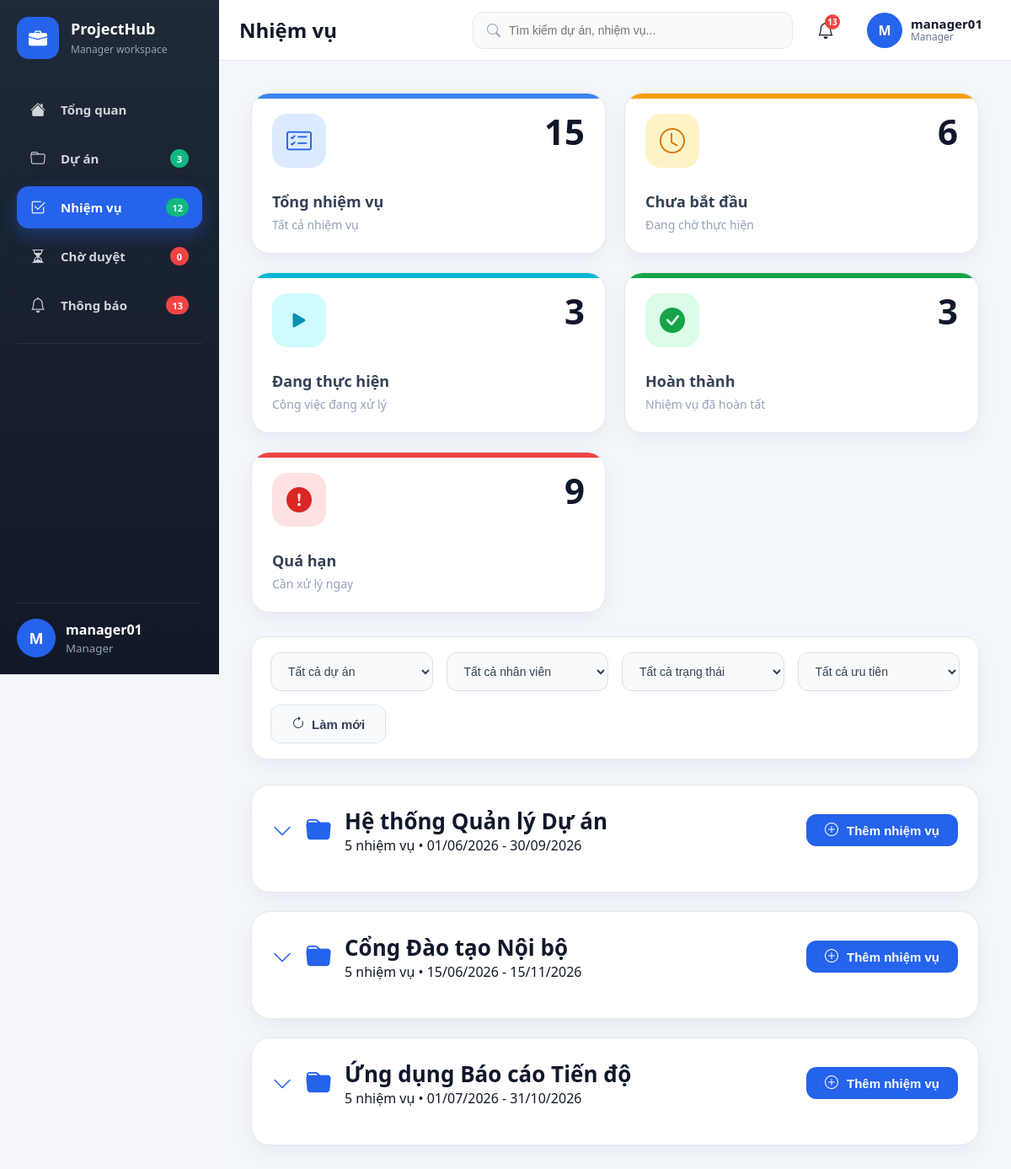
/index.php?page=tasks (signed in), run on the app's committed database.
### tables this page shows
CREATE TABLE `users` (
  `user_id` int(11) NOT NULL,
  `username` varchar(50) NOT NULL,
  `email` varchar(120) NOT NULL,
  `phone` varchar(20) DEFAULT NULL,
  `address` varchar(255) DEFAULT NULL,
  `password` varchar(255) NOT NULL,
  `role_id` int(11) NOT NULL,
  `status` varchar(20) NOT NULL DEFAULT 'active',
  `refresh_token` varchar(255) DEFAULT NULL,
  `token_expired_at` datetime DEFAULT NULL,
  `created_at` timestamp NOT NULL DEFAULT current_timestamp(),
  `updated_at` timestamp NOT NULL DEFAULT current_timestamp() ON UPDATE current_timestamp(),
  `is_deleted` tinyint(1) NOT NULL DEFAULT 0
);

CREATE TABLE `projects` (
  `project_id` int(11) NOT NULL,
  `project_code` varchar(30) NOT NULL,
  `name` varchar(255) NOT NULL,
  `description` text DEFAULT NULL,
  `start_date` date DEFAULT NULL,
  `end_date` date DEFAULT NULL,
  `created_by` int(11) NOT NULL,
  `created_at` timestamp NOT NULL DEFAULT current_timestamp(),
  `updated_at` timestamp NOT NULL DEFAULT current_timestamp() ON UPDATE current_timestamp(),
  `is_deleted` tinyint(1) NOT NULL DEFAULT 0,
  `status` varchar(50) DEFAULT 'Planning',
  `priority` varchar(50) DEFAULT 'Medium',
  `progress` int(11) NOT NULL DEFAULT 0,
  `manager_id` int(11) DEFAULT NULL
);

### views/manager/tasks.php (the view, shortened to what this page needs)
<?php
require_once __DIR__ . '/_layout.php';
$db = new Database();
$pdo = $db->connect();
$managerId = (int)($_SESSION['user_id'] ?? 0);
$manager = manager_fetch_current($pdo, $managerId);
$owned = manager_owned_project_condition('p', 'mid');
$sidebarCounts = manager_sidebar_counts($pdo, $managerId);
$sidebarProjectCount = $sidebarCounts['projects'];
$sidebarTaskCount = $sidebarCounts['tasks'];
$sidebarNotifCount = $sidebarCounts['notifications'];
$sidebarPendingApprovalCount = $sidebarCounts['pending_approvals'];
$projectsStmt = $pdo->prepare("SELECT p.* FROM projects p WHERE p.is_deleted=0 AND $owned ORDER BY p.created_at DESC");
$projectsStmt->execute(manager_owned_project_params($managerId));
$projects = $projectsStmt->fetchAll(PDO::FETCH_ASSOC);
$stmt = $pdo->prepare("SELECT t.*,p.name project_name,p.start_date,p.end_date,COALESCE(u.username,'-') assignee_name FROM tasks t JOIN projects p ON p.project_id=t.project_id LEFT JOIN users u ON u.user_id=t.assignee_id WHERE t.is_deleted=0 AND p.is_deleted=0 AND $owned ORDER BY p.project_id,t.due_date ASC,t.task_id DESC");
$stmt->execute(manager_owned_project_params($managerId));
$tasks = $stmt->fetchAll(PDO::FETCH_ASSOC);
$tasksByProject = [];
foreach ($tasks as $t) {
    $tasksByProject[$t['project_id']][] = $t;
}
$total = count($tasks);
$pending = count(array_filter($tasks, fn($t) => $t['status'] === 'Pending'));
$doing = count(array_filter($tasks, fn($t) => $t['status'] === 'In Progress'));
$completed = count(array_filter($tasks, fn($t) => $t['status'] === 'Completed'));
$overdue = count(array_filter($tasks, fn($t) => !empty($t['due_date']) && $t['due_date'] < date('Y-m-d') && $t['status'] !== 'Completed'));
manager_page_head('Nhiệm vụ'); ?>
<div class="manager-shell">
    <?php manager_sidebar($manager, 'tasks', $sidebarProjectCount, $sidebarTaskCount, $sidebarNotifCount, $sidebarPendingApprovalCount); ?><main
        class="manager-main-content"><?php manager_topbar('Nhiệm vụ', $manager, $sidebarNotifCount); ?>
        <section class="manager-content-area">
            <div class="manager-stat-row task-stat-row">
                <div class="task-stat-card blue">
                    <div class="task-stat-header">
                        <div class="task-stat-icon blue">
                            <i class="bi bi-card-checklist"></i>
                        </div>
                        <div class="task-stat-number"><?= $total ?></div>
                    </div>
                    <div class="task-stat-body">
                        <div class="task-stat-title">Tổng nhiệm vụ</div>
                        <div class="task-stat-sub">Tất cả nhiệm vụ</div>
                    </div>
                </div>
                <div class="task-stat-card orange">
                    <div class="task-stat-header">
                        <div class="task-stat-icon orange">
                            <i class="bi bi-clock"></i>
                        </div>
                        <div class="task-stat-number"><?= $pending ?></div>
                    </div>
                    <div class="task-stat-body">
                        <div class="task-stat-title">Chưa bắt đầu</div>
                        <div class="task-stat-sub">Đang chờ thực hiện</div>
                    </div>
                </div>
                <div class="task-stat-card cyan">
                    <div class="task-stat-header">
                        <div class="task-stat-icon cyan">
                            <i class="bi bi-play-fill"></i>
                        </div>
                        <div class="task-stat-number"><?= $doing ?></div>
                    </div>
                    <div class="task-stat-body">
                        <div class="task-stat-title">Đang thực hiện</div>
                        <div class="task-stat-sub">Công việc đang xử lý</div>
                    </div>
                </div>
                <div class="task-stat-card green">
                    <div class="task-stat-header">
                        <div class="task-stat-icon green">
                            <i class="bi bi-check-circle-fill"></i>
                        </div>
                        <div class="task-stat-number"><?= $completed ?></div>
                    </div>
                    <div class="task-stat-body">
                        <div class="task-stat-title">Hoàn thành</div>
                        <div class="task-stat-sub">Nhiệm vụ đã hoàn tất</div>
                    </div>
                </div>
                <div class="task-stat-card red">
                    <div class="task-stat-header">
                        <div class="task-stat-icon red">
                            <i class="bi bi-exclamation-circle-fill"></i>
                        </div>
                        <div class="task-stat-number"><?= $overdue ?></div>
                    </div>
                    <div class="task-stat-body">
                        <div class="task-stat-title">Quá hạn</div>
                        <div class="task-stat-sub">Cần xử lý ngay</div>
                    </div>
                </div>
            </div>
            <div class="manager-filter-row">
                <select id="projectFilter">
                    <option value="">Tất cả dự án</option>
                </select>
                <select id="staffFilter">
                    <option value="">Tất cả nhân viên</option>
                </select>
                <select id="statusFilter">
                    <option value="">Tất cả trạng thái</option>
                </select>
                <select id="priorityFilter">
                    <option value="">Tất cả ưu tiên</option>
                </select>
                <button class="manager-btn light" onclick="resetTaskFilter()">
                    <i class="bi bi-arrow-clockwise"></i>
                    Làm mới
                </button>
            </div>
            <?php foreach ($projects as $p):
                $ptasks = $tasksByProject[$p['project_id']] ?? [];
            ?>
            <div class="task-project-block" data-project="<?= $p['project_id'] ?>">
                <div class="task-project-head">
                    <div class="task-project-title"><span class="toggle-tasks"
                            onclick="this.closest('.task-project-block').classList.toggle('open')"><i
                                class="bi bi-chevron-down"></i></span><i class="bi bi-folder-fill"
                            style="font-size:30px;color:#2563eb"></i>
                        <div>
                            <h3><?= mh($p['name']) ?></h3><span><?= count($ptasks) ?> nhiệm vụ •
                                <?= md($p['start_date']) ?> - <?= md($p['end_date']) ?></span>
                        </div>
                    </div><button class="manager-btn primary" onclick="prepareAddTask(<?= (int)$p['project_id'] ?>)"><i
                            class="bi bi-plus-circle"></i>Thêm nhiệm vụ</button>
                </div>
            </div>
            <?php endforeach; ?>
        </section>
    </main>
</div>
<?php manager_layout_script(); ?>

### views/manager/_layout.php (shortened to what this page needs)
<?php
function mh($v){ return htmlspecialchars((string)($v ?? ''), ENT_QUOTES, 'UTF-8'); }
function md($d){ return !empty($d) ? date('d/m/Y', strtotime($d)) : '--'; }
function manager_fetch_current(PDO $pdo, int $managerId): array {
    $s=$pdo->prepare("SELECT u.*, r.name AS role_name FROM users u LEFT JOIN roles r ON u.role_id=r.role_id WHERE u.user_id=? LIMIT 1");
    $s->execute([$managerId]);
    return $s->fetch(PDO::FETCH_ASSOC) ?: [];
}
function manager_owned_project_condition(string $alias = 'p', string $prefix = 'mid'): string {
    $prefix = ltrim($prefix, ':');
    return "$alias.manager_id = :{$prefix}_manager";
}
function manager_owned_project_params(int $managerId, string $prefix = 'mid'): array {
    $prefix = ltrim($prefix, ':');
    return [
        $prefix . '_manager' => $managerId,
    ];
}
function manager_notification_preferences(PDO $pdo, int $userId): array {
    $pdo->exec("CREATE TABLE IF NOT EXISTS notification_preferences (
        user_id INT PRIMARY KEY,
        email_notifications TINYINT(1) NOT NULL DEFAULT 1,
        task_notifications TINYINT(1) NOT NULL DEFAULT 1,
        comment_notifications TINYINT(1) NOT NULL DEFAULT 1,
        deadline_notifications TINYINT(1) NOT NULL DEFAULT 1,
        created_at TIMESTAMP DEFAULT CURRENT_TIMESTAMP,
        updated_at TIMESTAMP DEFAULT CURRENT_TIMESTAMP ON UPDATE CURRENT_TIMESTAMP,
        CONSTRAINT fk_notification_preferences_user
            FOREIGN KEY (user_id) REFERENCES users(user_id)
            ON DELETE CASCADE
    ) ENGINE=InnoDB DEFAULT CHARSET=utf8mb4");
    $stmt = $pdo->prepare("SELECT * FROM notification_preferences WHERE user_id=? LIMIT 1");
    $stmt->execute([$userId]);
    return $stmt->fetch(PDO::FETCH_ASSOC) ?: [
        'email_notifications' => 1,
        'task_notifications' => 1,
        'comment_notifications' => 1,
        'deadline_notifications' => 1,
    ];
}
function manager_notification_filter_sql(array $prefs, string $alias = 'n'): string {
    $conditions = [];
    if (empty($conditions)) {
        return "";
    }
    return " AND NOT (" . implode(' OR ', $conditions) . ")";
}
function manager_sidebar_counts(PDO $pdo, int $managerId): array {
    $owned = manager_owned_project_condition('p', 'mid');
    $projects = $pdo->prepare("SELECT COUNT(*) FROM projects p WHERE p.is_deleted = 0 AND $owned");
    $projects->execute(manager_owned_project_params($managerId));
    $projectCount = (int)$projects->fetchColumn();
    $tasks = $pdo->prepare("SELECT COUNT(*)
        FROM tasks t
        JOIN projects p ON p.project_id = t.project_id
        WHERE t.is_deleted = 0
          AND p.is_deleted = 0
          AND t.status <> 'Completed'
          AND $owned");
    $tasks->execute(manager_owned_project_params($managerId));
    $taskCount = (int)$tasks->fetchColumn();
    $pendingApprovals = $pdo->prepare("SELECT COUNT(*)
        FROM tasks t
        JOIN projects p ON p.project_id = t.project_id
        WHERE t.is_deleted = 0
          AND p.is_deleted = 0
          AND t.status = 'Pending Approval'
          AND $owned");
    $pendingApprovals->execute(manager_owned_project_params($managerId));
    $pendingApprovalCount = (int)$pendingApprovals->fetchColumn();
    $prefs = manager_notification_preferences($pdo, $managerId);
    $filter = manager_notification_filter_sql($prefs, 'n');
    $notif = $pdo->prepare("SELECT COUNT(*) FROM notifications n WHERE n.user_id = ? $filter");
    $notif->execute([$managerId]);
    $notifCount = (int)$notif->fetchColumn();
    return [
        'projects' => $projectCount,
        'tasks' => $taskCount,
        'pending_approvals' => $pendingApprovalCount,
        'notifications' => $notifCount,
        'preferences' => $prefs,
    ];
}
function manager_sidebar(array $manager, string $active='overview', int $projectCount=0, int $taskCount=0, int $notifCount=0, int $pendingApprovalCount=0): void { ?>
<aside class="manager-sidebar">
    <div class="manager-logo-section">
        <div class="manager-logo-box"><i class="bi bi-briefcase-fill"></i></div>
        <div class="manager-logo-text"><h4>ProjectHub</h4><span>Manager workspace</span></div>
    </div>
    <nav class="manager-menu">
        <a href="index.php?page=manager-dashboard" class="manager-menu-item <?= $active==='overview'?'active':'' ?>"><i class="bi bi-house-fill"></i><span>Tổng quan</span></a>
        <a href="index.php?page=projects" class="manager-menu-item <?= $active==='projects'?'active':'' ?>"><i class="bi bi-folder"></i><span>Dự án</span><span class="manager-badge-count"><?= $projectCount ?></span></a>
        <a href="index.php?page=tasks" class="manager-menu-item <?= $active==='tasks'?'active':'' ?>"><i class="bi bi-check2-square"></i><span>Nhiệm vụ</span><span class="manager-badge-count"><?= $taskCount ?></span></a>
        <a href="index.php?page=manager-pending-approval" class="manager-menu-item <?= $active==='pending-approval'?'active':'' ?>"><i class="bi bi-hourglass-split"></i><span>Chờ duyệt</span><span class="manager-badge-count red"><?= $pendingApprovalCount ?></span></a>
        <a href="index.php?page=notifications" class="manager-menu-item <?= $active==='notifications'?'active':'' ?>"><i class="bi bi-bell"></i><span>Thông báo</span><span class="manager-badge-count red"><?= $notifCount ?></span></a>
    </nav>
    <div class="manager-sidebar-divider"></div>
    <div class="manager-user-box">
        <div class="manager-avatar"><?= strtoupper(substr($manager['username'] ?? 'M',0,1)) ?></div>
        <div class="manager-user-info"><strong><?= mh($manager['username'] ?? 'manager') ?></strong><small>Manager</small></div>
    </div>
</aside>
<?php }
function manager_page_head(string $title): void { $theme=$_COOKIE['theme']??'light'; ?>
<!DOCTYPE html><html lang="vi"><head><link rel="stylesheet" href="https://cdn.jsdelivr.net/npm/bootstrap-icons@1.11.3/font/bootstrap-icons.min.css"><link rel="stylesheet" href="assets/css/dashboard_manager.css"><link rel="stylesheet" href="assets/css/manager_crud.css"></head><body class="<?= $theme==='dark'?'dark-mode':'' ?>">
<?php }
function manager_topbar(string $title, array $manager, int $notifCount=0): void { ?>
<header class="manager-topbar"><div class="manager-topbar-left"><h3><?= mh($title) ?></h3></div><div class="manager-topbar-right"><div class="manager-search-box global-search-container"><i class="bi bi-search"></i><input type="search" id="managerGlobalSearch" class="global-search-input" autocomplete="off" placeholder="Tìm kiếm dự án, nhiệm vụ..."></div><a class="manager-notification-btn" href="index.php?page=notifications"><i class="bi bi-bell"></i><?php if($notifCount>0): ?><span class="manager-notification-badge"><?= $notifCount ?></span><?php endif; ?></a><div class="manager-profile-menu" id="managerProfileToggle"><div class="manager-profile-avatar"><?= strtoupper(substr($manager['username'] ?? 'M',0,1)) ?></div><div class="manager-profile-meta"><strong><?= mh($manager['username'] ?? 'manager') ?></strong><span>Manager</span></div></div></div></header>
<?php }
function manager_layout_script(): void { ?>
</body></html>
<?php }
?>

### data on the page
users: username "M", username "manager01"
projects: name "Hệ thống Quản lý Dự án", project_id "5", start_date "01/06/2026", end_date "30/09/2026"
projects: name "Cổng Đào tạo Nội bộ", project_id "5", start_date "15/06/2026", end_date "15/11/2026"
projects: name "Ứng dụng Báo cáo Tiến độ", project_id "5", start_date "01/07/2026", end_date "31/10/2026"

### other printed values
$projectCount "3"
$taskCount "12"
$pendingApprovalCount "0"
$notifCount "13"
mh($title) "Nhiệm vụ"
$total "15"
$pending "6"
$doing "3"
$completed "3"
$overdue "9"
